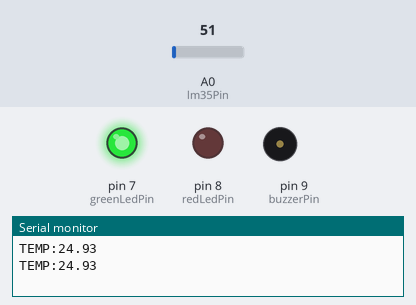
Bench run of a sketch on a simulated Arduino Uno, built with avr-gcc and run on an emulated ATmega328P. Shown: output pins drawn as LEDs (lit = HIGH), buzzer (waves = sounding), the last lines printed to the serial monitor. The test bench sets the inputs (shaded band); at power-on: A0 (lm35Pin) = 51.

Above: at 2.8 s.
2.9 s: A0 (lm35Pin) set to 68
5.6 s: A0 (lm35Pin) set to 77
At 6.6 s:
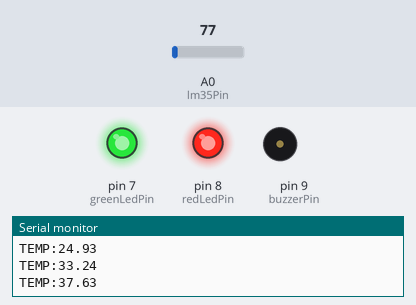
8.3 s: A0 (lm35Pin) set to 86
At 10.8 s:
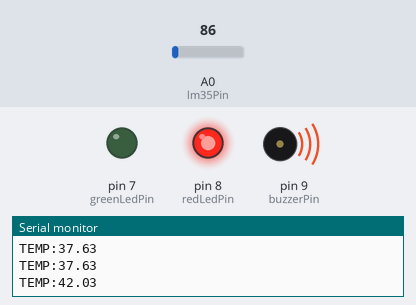
11.5 s: A0 (lm35Pin) set to 71
At 12.4 s:
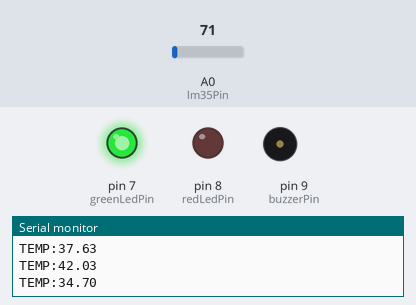
14.2 s: A0 (lm35Pin) set to 112
At 16.7 s:
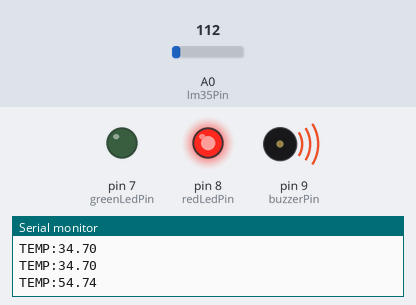
Timing chart, 0 to 18.2 s (numbered marks = the images above; inputs shaded):
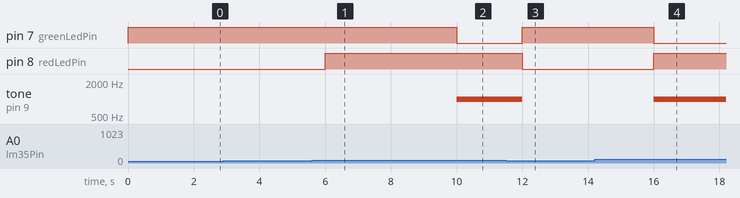

Measured:
- the behaviour switches between 71 and 72 on A0 (lm35Pin) (found by bisection; images 0 and 1)
- after the input at 5.6 s, pin 8 (redLedPin): LOW → HIGH after 0.40 s
- after the input at 8.3 s, pin 7 (greenLedPin): HIGH → LOW after 1.7 s; tone on pin 9 (buzzerPin): silent → 1000 Hz after 1.7 s
- after the input at 11.5 s, pin 7 (greenLedPin): LOW → HIGH after 0.50 s; pin 8 (redLedPin): HIGH → LOW after 0.50 s; tone on pin 9 (buzzerPin): 1000 Hz → silent after 0.50 s
- after the input at 14.2 s, pin 7 (greenLedPin): HIGH → LOW after 1.8 s; pin 8 (redLedPin): LOW → HIGH after 1.8 s; tone on pin 9 (buzzerPin): silent → 1000 Hz after 1.8 s

The sketch:

temperature_sensor.ino
```cpp
const int lm35Pin = A0;
const int greenLedPin = 7;
const int redLedPin = 8;
const int buzzerPin = 9;

const float NORMAL_LIMIT = 35.0;
const float WARNING_LIMIT = 40.0;

void setup() {
  Serial.begin(9600);
  pinMode(greenLedPin, OUTPUT);
  pinMode(redLedPin, OUTPUT);
  pinMode(buzzerPin, OUTPUT);
}

void loop() {
  int sensorValue = analogRead(lm35Pin);

  float voltage = sensorValue * (5.0 / 1023.0);

  float temperature = voltage * 100.0;

  Serial.print("TEMP:");
  Serial.println(temperature);

  if (temperature < NORMAL_LIMIT) {
    digitalWrite(greenLedPin, HIGH);
    digitalWrite(redLedPin, LOW);
    noTone(buzzerPin);
  } else if (temperature < WARNING_LIMIT) {
    digitalWrite(greenLedPin, HIGH);
    digitalWrite(redLedPin, HIGH);
    noTone(buzzerPin);
  } else {
    digitalWrite(greenLedPin, LOW);
    digitalWrite(redLedPin, HIGH);
    tone(buzzerPin, 1000); // 1kHz tone for buzzer
  }

  delay(2000);
}
```
